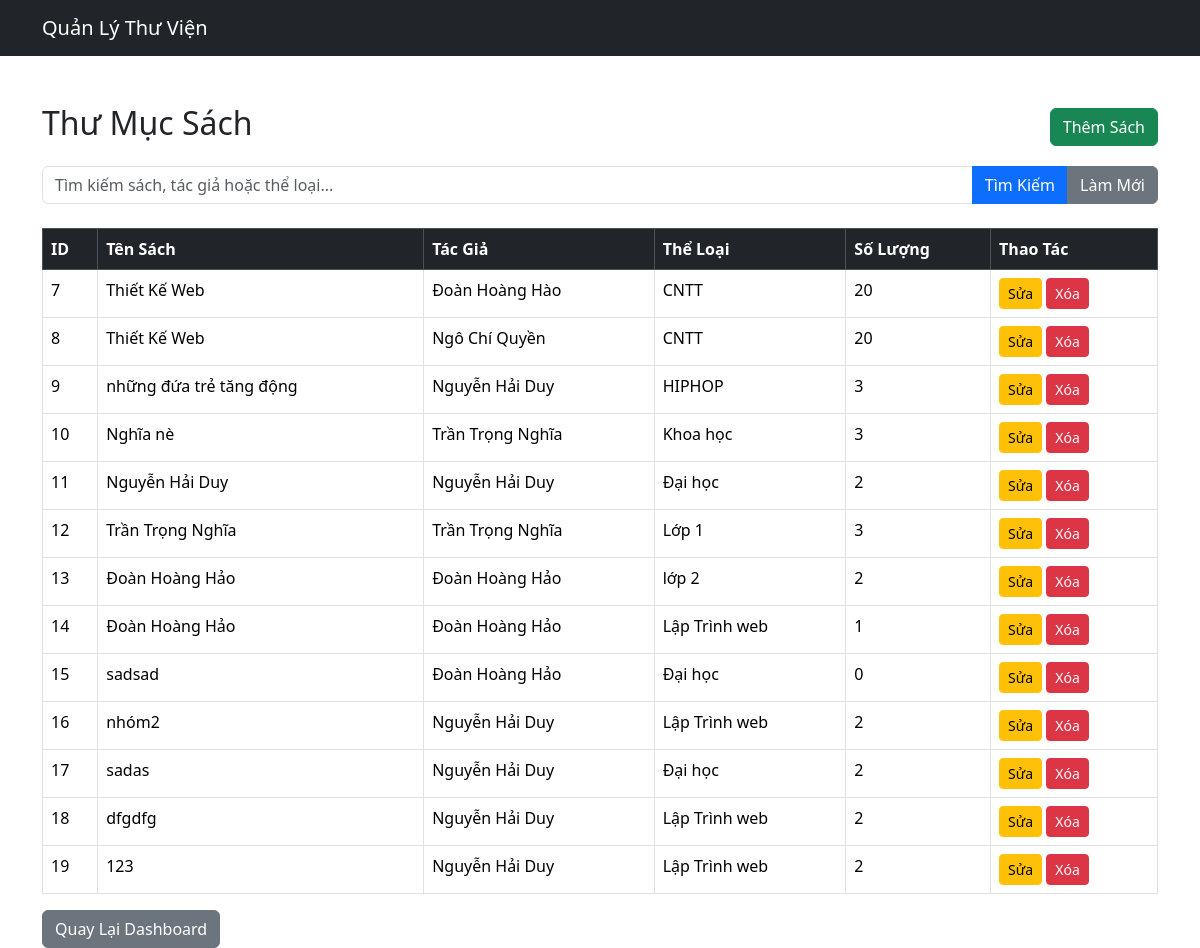
Page /admin/books/index.php on the committed database.
### tables this page shows
CREATE TABLE `books` (
  `id` int(11) NOT NULL,
  `title` varchar(255) NOT NULL,
  `author` varchar(255) NOT NULL,
  `category` varchar(100) DEFAULT NULL,
  `quantity` int(11) DEFAULT 0,
  `image` varchar(255) DEFAULT NULL
);

### admin/books/index.php (the view, shortened to what this page needs)
<?php
require_once '../../config/database.php';
$keyword = '';
if(isset($_GET['keyword']) && !empty($_GET['keyword'])){
    $keyword = trim($_GET['keyword']);
    $sql = "SELECT * FROM books
            WHERE title LIKE ?
            OR author LIKE ?
            OR category LIKE ?";
    $stmt = $conn->prepare($sql);
    $stmt->execute([
        "%$keyword%",
        "%$keyword%",
        "%$keyword%"
    ]);
}else{
    $sql = "SELECT * FROM books ORDER BY id ASC";
    $stmt = $conn->query($sql);
}
$books = $stmt->fetchAll(PDO::FETCH_ASSOC);
?>
<!DOCTYPE html>
<html lang="vi">
<head>
<link href="https://cdn.jsdelivr.net/npm/bootstrap@5.3.3/dist/css/bootstrap.min.css"
rel="stylesheet">
</head>
<body>
<nav class="navbar navbar-dark bg-dark">
<div class="container">
<a href="../dashboard.php"
class="navbar-brand">
 Quản Lý Thư Viện
</a>
</div>
</nav>
<div class="container mt-5">
<div class="d-flex justify-content-between align-items-center mb-3">
<h2>Thư Mục Sách</h2>
<a href="add.php"
class="btn btn-success">
Thêm Sách
</a>
</div>
<form method="GET" class="mb-4">
<div class="input-group">
<input
type="text"
name="keyword"
class="form-control"
placeholder="Tìm kiếm sách, tác giả hoặc thể loại..."
value="<?= htmlspecialchars($keyword) ?>">
<button
type="submit"
class="btn btn-primary">
Tìm Kiếm
</button>
<a href="index.php"
class="btn btn-secondary">
Làm Mới
</a>
</div>
</form>
<table class="table table-bordered table-hover">
<thead class="table-dark">
<tr>
<th>ID</th>
<th>Tên Sách</th>
<th>Tác Giả</th>
<th>Thể Loại</th>
<th>Số Lượng</th>
<th>Thao Tác</th>
</tr>
</thead>
<tbody>
<?php if(count($books) > 0): ?>
<?php foreach($books as $book): ?>
<tr>
<td><?= $book['id'] ?></td>
<td><?= htmlspecialchars($book['title']) ?></td>
<td><?= htmlspecialchars($book['author']) ?></td>
<td><?= htmlspecialchars($book['category']) ?></td>
<td><?= $book['quantity'] ?></td>
<td>
<a href="edit.php?id=<?= $book['id'] ?>"
class="btn btn-warning btn-sm">
Sửa
</a>
<a href="delete.php?id=<?= $book['id'] ?>"
class="btn btn-danger btn-sm"
onclick="return confirm('Bạn có chắc muốn xóa sách này không?')">
Xóa
</a>
</td>
</tr>
<?php endforeach; ?>
<?php endif; ?>
</tbody>
</table>
<a href="../dashboard.php"
class="btn btn-secondary">
Quay Lại Dashboard
</a>
</div>
</body>
</html>

### rows in the picture
books: id "7", title "Thiết Kế Web", author "Đoàn Hoàng Hào", category "CNTT", quantity "20"
books: id "8", title "Thiết Kế Web", author "Ngô Chí Quyền", category "CNTT", quantity "20"
books: id "9", title "những đứa trẻ tăng động", author "Nguyễn Hải Duy", category "HIPHOP", quantity "3"
books: id "10", title "Nghĩa nè", author "Trần Trọng Nghĩa", category "Khoa học", quantity "3"
books: id "11", title "Nguyễn Hải Duy", author "Nguyễn Hải Duy", category "Đại học", quantity "2"
books: id "12", title "Trần Trọng Nghĩa", author "Trần Trọng Nghĩa", category "Lớp 1", quantity "3"
books: id "13", title "Đoàn Hoàng Hảo", author "Đoàn Hoàng Hảo", category "lớp 2", quantity "2"
books: id "14", title "Đoàn Hoàng Hảo", author "Đoàn Hoàng Hảo", category "Lập Trình web", quantity "1"
books: id "15", title "sadsad", author "Đoàn Hoàng Hảo", category "Đại học", quantity "0"
books: id "16", title "nhóm2", author "Nguyễn Hải Duy", category "Lập Trình web", quantity "2"
books: id "17", title "sadas", author "Nguyễn Hải Duy", category "Đại học", quantity "2"
books: id "18", title "dfgdfg", author "Nguyễn Hải Duy", category "Lập Trình web", quantity "2"
books: id "19", title "123", author "Nguyễn Hải Duy", category "Lập Trình web", quantity "2"
